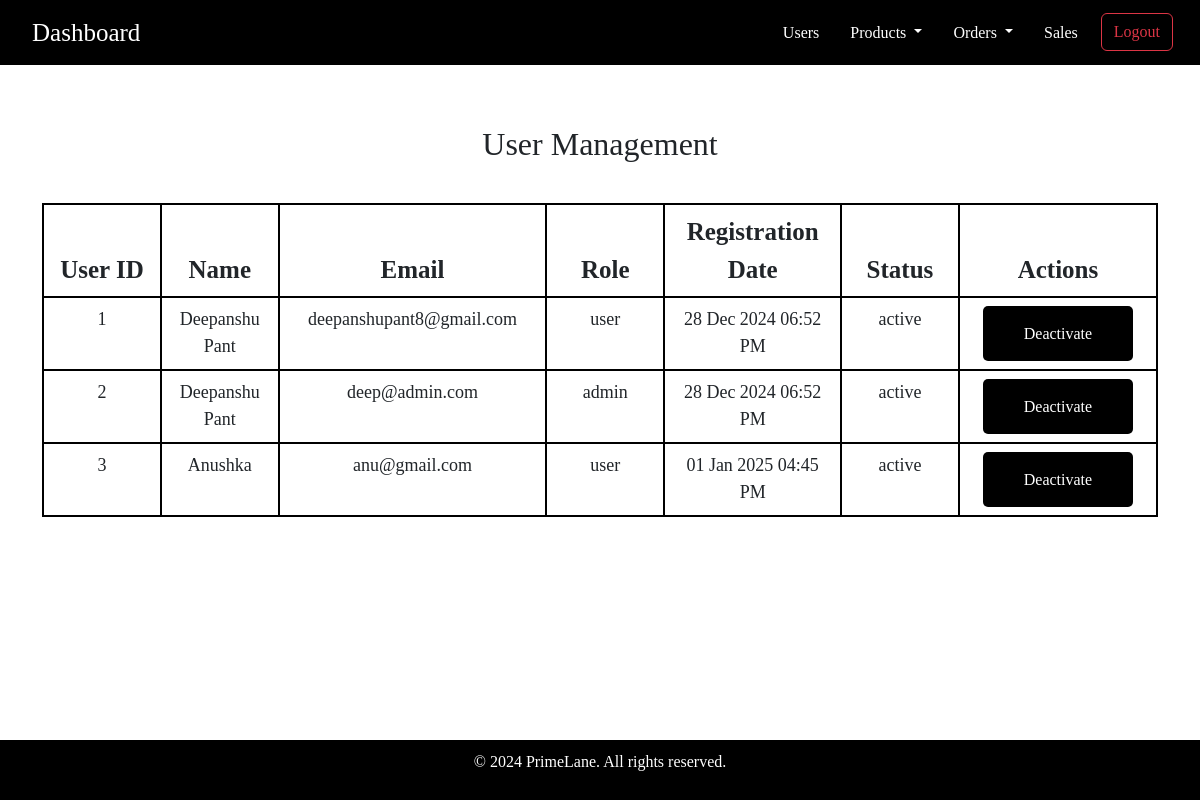
/admin/users/ (signed in), run on the app's committed database.
### app/models.py (models this page shows, shortened)
class User(Base):
    __tablename__ = 'users'
    user_id = Column(Integer, primary_key=True, autoincrement=True)
    user_name = Column(String(100), nullable=False)
    user_email = Column(String(100), nullable=False, unique=True)
    user_password = Column(String(100), nullable=False)
    user_phone_number = Column(String(100), nullable=False)
    user_address = Column(String(200), default="")
    user_role = Column(String(50), default='user', nullable=False)
    created_at = Column(DateTime, default=get_ist_time)
    updated_at = Column(DateTime, default=get_ist_time, onupdate=get_ist_time)
    user_status = Column(String(50), default='active', nullable=False)
    orders = relationship('Order', back_populates='user')
    shopping_carts = relationship('ShoppingCart', back_populates='user')
    @property
    def formatted_created_at(self):
        if self.created_at:
            return self.created_at.strftime('%d %b %Y %I:%M %p')
        return None
    @property
    def password(self):
        raise ArithmeticError("Password is not a readable attribute")

### app/routes.py (the view)
@admin.route('/users/')
@admin_required
@login_required
def users_page():
    db_session = get_session()
    users = db_session.query(User).all()
    return render_template('admin/users_page.html', users=users)

### app/__init__.py (called while the page is built)
def create_app():
    app = Flask(__name__)
    app.config.from_object('config.Config')
    init_db()
    @app.before_request
    def before_request():
        g.rupee_symbol = '₹'
    mail.init_app(app)
    Migrate(app, engine)
    app.register_blueprint(main)
    app.register_blueprint(admin, url_prefix='/admin')
    app.register_blueprint(auth)
    Base.metadata.create_all(engine)
    app.config['SECRET_KEY'] = 'secret_key'
    return app

### app/routes.py (called while the page is built)
def login_required(f):
    @wraps(f)
    def decorated_function(*args, **kwargs):
        if 'user_id' not in session:
            return redirect(url_for('auth.login'))
        return f(*args, **kwargs)
    return decorated_function

def admin_required(f):
    @wraps(f)
    def decorated_function(*args, **kwargs):
        if 'user_id' not in session or session.get('role') != 'admin':
            return redirect(url_for('auth.login'))
        return f(*args, **kwargs)
    return decorated_function

### db/engine.py (called while the page is built)
def get_session():
    return Session()

### app/templates/admin/users_page.html (shortened to what this page needs)
{% extends 'admin/admin_base.html' %}
{% block content %}
<div class="container">
    <div class="user-list">
        <h2 class="text-center">User Management</h2>
        <div class="table-responsive">
            <table class="table">
                <thead>
                    <tr>
                        <th>User ID</th>
                        <th>Name</th>
                        <th>Email</th>
                        <th>Role</th>
                        <th>Registration Date</th>
                        <th>Status</th>
                        <th>Actions</th>
                    </tr>
                </thead>
                <tbody>
                    {% for user in users %}
                        <tr>
                            <td>{{ user.user_id }}</td>
                            <td>{{ user.user_name }}</td>
                            <td>{{ user.user_email }}</td>
                            <td>{{ user.user_role }}</td>
                            <td>{{ user.formatted_created_at }}</td>
                            <td>{{ user.user_status }}</td>
                            <td>
                                {% if user.user_status == 'active' %}
                                    <form action="{{ url_for('admin.deactivate_user', user_id=user.user_id) }}" method="POST">
                                        <button type="submit" class="button updateBtn">Deactivate</button>
                                    </form>
                                {% else %}
                                    <form action="{{ url_for('admin.activate_user', user_id=user.user_id) }}" method="POST">
                                        <button type="submit" class="button updateBtn">Activate</button>
                                    </form>
                                {% endif %}
                            </td>
                        </tr>
                    {% endfor %}
                </tbody>
            </table>
        </div>
    </div>
</div>
{% endblock %}

### app/static/css/admin.css (style rules this page uses)
*, *::before, *::after { box-sizing: border-box; font-family: agrandir; font-size: 16px; text-decoration: none !important; }
body { display: flex; flex-direction: column; min-height: 100vh; margin: 0; overflow-x: hidden; }
body { margin-top: 60px; }
table { width: 100%; border-collapse: collapse; margin-top: 20px; }
table th, table td { padding: 10px; border: 1px solid #ddd; text-align: left; }
table th { background-color: #f4f4f4; }
.user-list { margin-top: 40px; }
.user-list h2 { margin-bottom: 20px; }
table { width: 100%; border-collapse: collapse; }
table th, table td { padding: 10px; text-align: left; border: 1px solid #ddd; }
.button { padding: 8px 15px; background-color: black; color: white; border: none; border-radius: 5px; cursor: pointer; font-size: 16px !important; }
.container { margin-top: 20px; padding: 0 20px; }
.updateBtn { height: 55px !important; width: 150px; }
th { font-size: 25px; width: 100px; text-align: center !important; }
td { font-size: 18px; text-align: center !important; }
table, th, tr, td { border: 2px solid black !important; }

### data on the page
User: user_id "1", user_name "Deepanshu Pant", user_email "deepanshupant8@gmail.com", user_role "user", formatted_created_at "28 Dec 2024 06:52 PM", user_status "active"
User: user_id "2", user_name "Deepanshu Pant", user_email "deep@admin.com", user_role "admin", formatted_created_at "28 Dec 2024 06:52 PM", user_status "active"
User: user_id "3", user_name "Anushka", user_email "anu@gmail.com", user_role "user", formatted_created_at "01 Jan 2025 04:45 PM", user_status "active"
